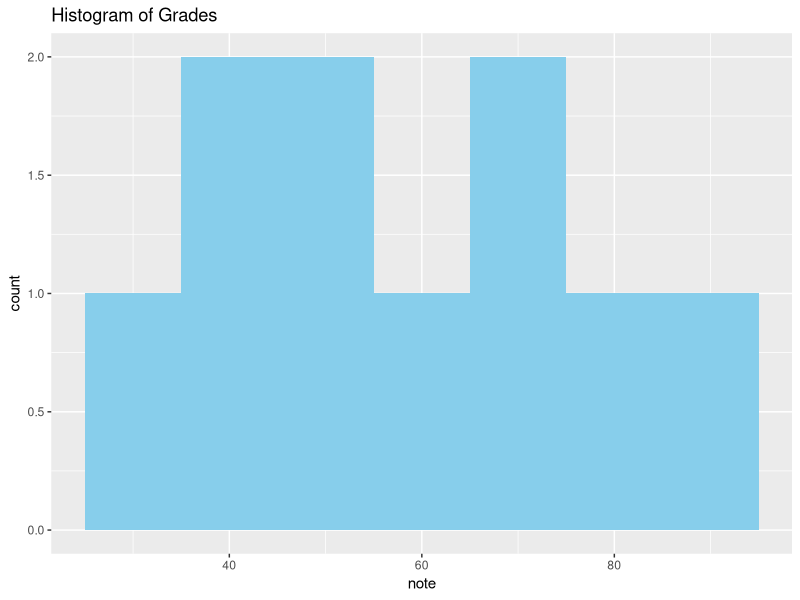
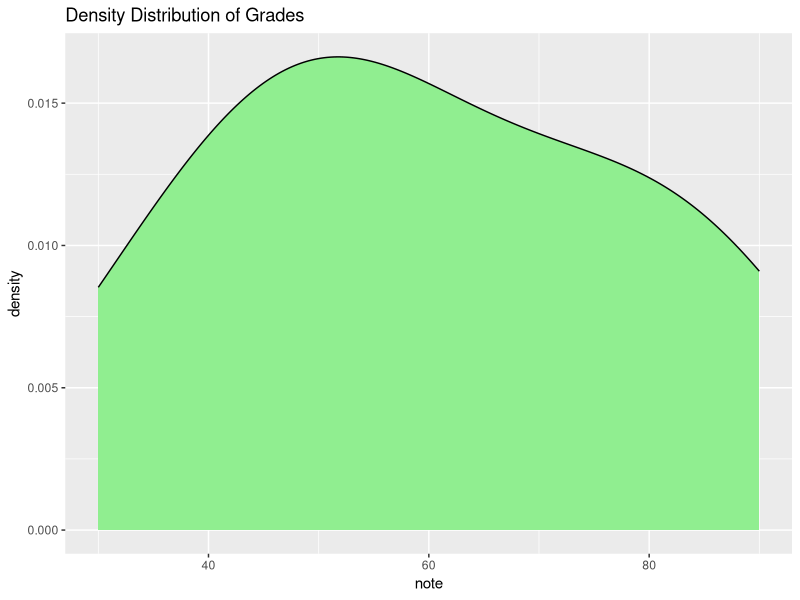
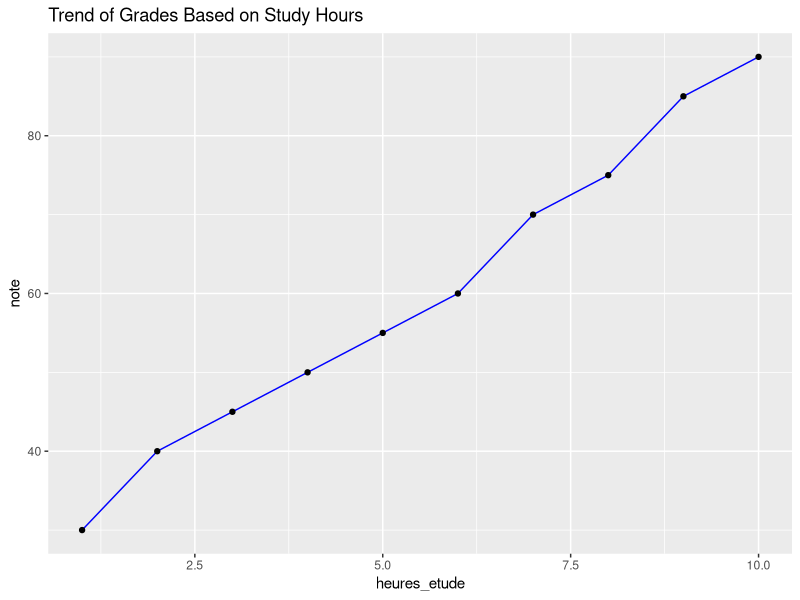
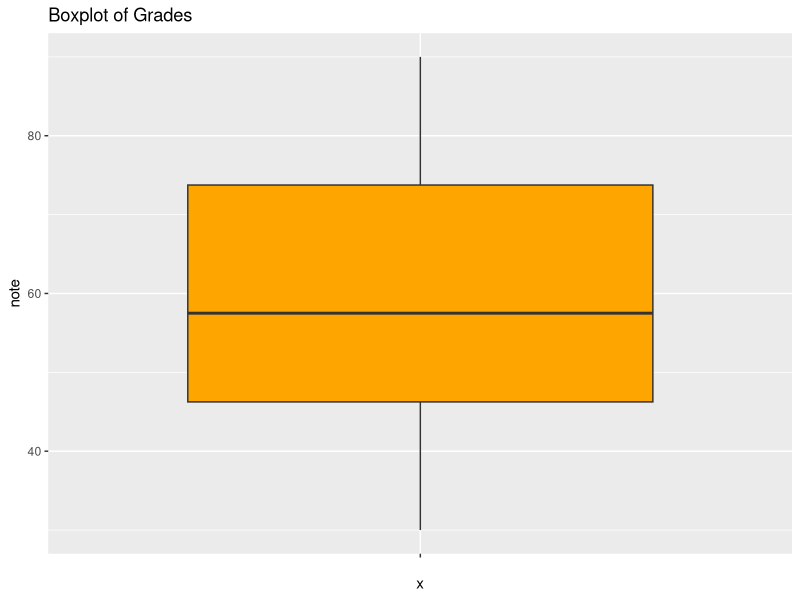
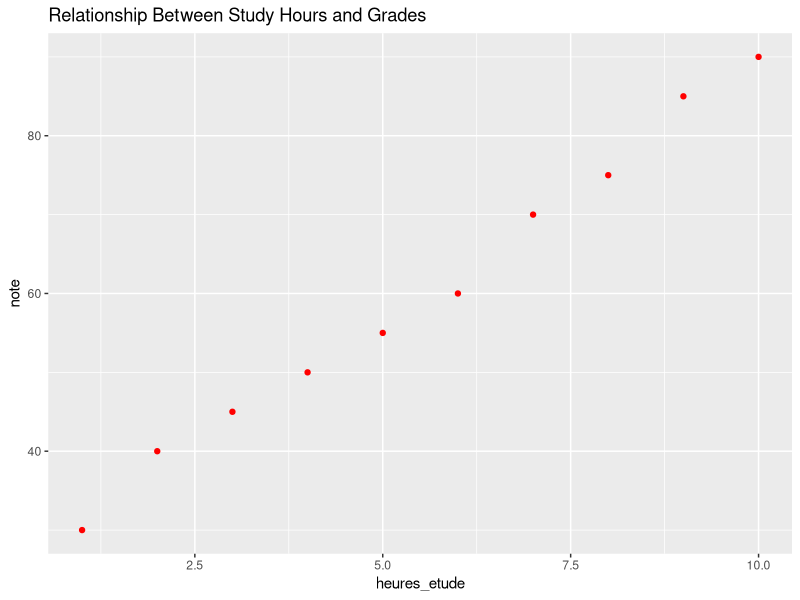
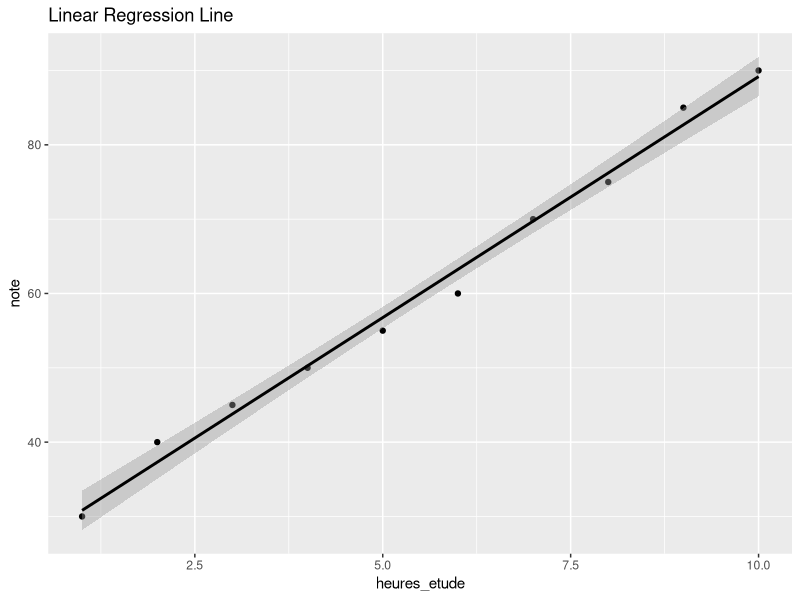

The R script that drew these images, in order:
# =========================
# 📚 CHARGEMENT DES LIBRAIRIES
# =========================
library(ggplot2)   # Visualisation
library(dplyr)     # Manipulation
library(tidyr)     # Organisation

# =========================
# 📊 CREATION DU DATASET
# =========================
# Données simulées des étudiants
data <- data.frame(
  heures_etude = c(1,2,3,4,5,6,7,8,9,10),
  presence = c(50,55,60,65,70,75,80,85,90,95),
  note = c(30,40,45,50,55,60,70,75,85,90)
)

# =========================
# 📈 STATISTIQUES DESCRIPTIVES
# =========================

mean_note <- mean(data$note)
median_note <- median(data$note)

mode_function <- function(x){
  ux <- unique(x)
  ux[which.max(tabulate(match(x, ux)))]
}
mode_note <- mode_function(data$note)

range_note <- range(data$note)
variance_note <- var(data$note)
sd_note <- sd(data$note)
summary_data <- summary(data)

# =========================
# 📊 CREATION D’UNE VARIABLE CONTINUE
# =========================

data <- data %>%
  mutate(score_global = (heures_etude * 4 + presence * 0.4 + note) / 3)

# =========================
# 📉 CORRELATION
# =========================

correlation <- cor(data$heures_etude, data$note)
correlation_test <- cor.test(data$heures_etude, data$note)

# =========================
# 📈 REGRESSION LINEAIRE
# =========================

model <- lm(note ~ heures_etude, data = data)
model_summary <- summary(model)
coefficients <- coef(model)

data <- data %>%
  mutate(predicted_note = predict(model, data))

# =========================
# 📊 VISUALISATION DES DONNEES
# =========================

# Histogram
ggplot(data, aes(x = note)) +
  geom_histogram(binwidth = 10, fill = "skyblue") +
  ggtitle("Histogram of Grades")

# Density Plot
ggplot(data, aes(x = note)) +
  geom_density(fill = "lightgreen") +
  ggtitle("Density Distribution of Grades")

# Line Plot
ggplot(data, aes(x = heures_etude, y = note)) +
  geom_line(color = "blue") +
  geom_point() +
  ggtitle("Trend of Grades Based on Study Hours")

# Box Plot
ggplot(data, aes(x = "", y = note)) +
  geom_boxplot(fill = "orange") +
  ggtitle("Boxplot of Grades")

# Scatter Plot
ggplot(data, aes(x = heures_etude, y = note)) +
  geom_point(color = "red") +
  ggtitle("Relationship Between Study Hours and Grades")

# Plot Regression Line
ggplot(data, aes(x = heures_etude, y = note)) +
  geom_point() +
  geom_smooth(method = "lm", color = "black") +
  ggtitle("Linear Regression Line")
